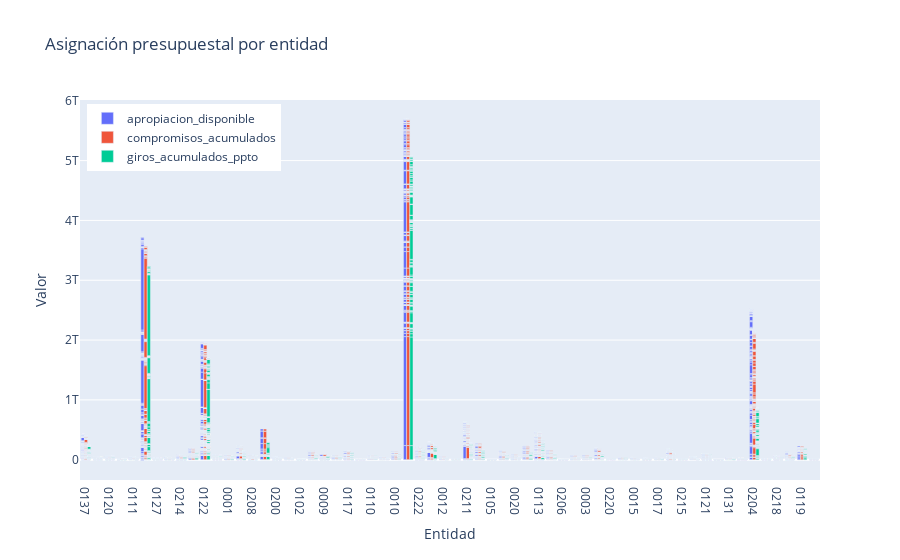

The cell this chart's notebook holds for it:
### Markdown cell above
## Gráfico de líneas

Se realiza un gráfico de líneas para observar la asignación de recursos durante el ciclo presupuestal por entidad, de este gráfico se puede inferir como las entidades 112 (Secretaría de Educación del Distrito), 201 (Fondo Financiero de Salud) y 204 (Insitutto de Desarrollo Urbano), son las que mayores recursos tienen asignados.

Por otra parte se evidencia como los giros siempre están por debajo de los compromisos acumulados, evidenciando así que entre vigencias siempre quedan recursos para reservas.

Con esta metrica se puede identificar el desempeño de las entidades en terminos de "Apropiación Disponible", "Compromisos Acumulados" y "Giros Acumulados Ppto"

### Code cell
# Crear la figura del gráfico
grafico_linea = go.Figure()

# Definir las columnas que queremos incluir en el gráfico
columnas_a_incluir = ["apropiacion_disponible", "compromisos_acumulados", "giros_acumulados_ppto"]

# Agregar trazas solo para las columnas especificadas
for columna in columnas_a_incluir:
    if columna in base_ejecucion.columns:
        grafico_linea.add_trace(go.Bar(x=base_ejecucion["entidad"], y=base_ejecucion[columna], name=columna))

# Actualizar el diseño del gráfico
grafico_linea.update_layout(
    title='Asignación presupuestal por entidad',
    xaxis_title='Entidad',
    yaxis_title='Valor',
    legend=dict(yanchor="top", y=0.99, xanchor="left", x=0.01)
)

# Mostrar el gráfico
grafico_linea.show()

### Figure 1 — Plotly figure (JSON) as saved in the notebook; plotly's stock layout.template omitted (floating-point values rounded to 4 significant figures; data arrays with more than 128 entries replaced by an {"elided": "..."} marker saying what was removed)
{"data": [{"name": "apropiacion_disponible", "type": "bar", "x": {"elided": "13140 str values"}, "y": {"elided": "13140 int values"}}, {"name": "compromisos_acumulados", "type": "bar", "x": {"elided": "13140 str values"}, "y": {"elided": "13140 int values"}}, {"name": "giros_acumulados_ppto", "type": "bar", "x": {"elided": "13140 str values"}, "y": {"elided": "13140 int values"}}], "layout": {"legend": {"x": 0.01, "xanchor": "left", "y": 0.99, "yanchor": "top"}, "title": {"text": "Asignación presupuestal por entidad"}, "xaxis": {"title": {"text": "Entidad"}}, "yaxis": {"title": {"text": "Valor"}}}}
